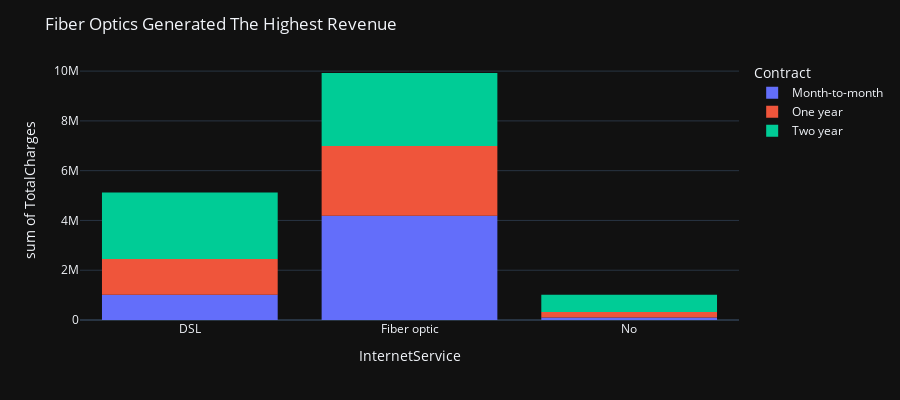

This figure's notebook cell:
### Code cell
fig = px.histogram(viz_data, x = "InternetService",y = "TotalCharges",  color = "Contract",
             height = 400, hover_data = ['tenure'], template='plotly_dark')
fig.update_layout(
    title_text='Fiber Optics Generated The Highest Revenue')
fig.show()

### Figure 1 — Plotly figure (JSON) as saved in the notebook; plotly's stock layout.template omitted (floating-point values rounded to 4 significant figures; data arrays with more than 128 entries replaced by an {"elided": "..."} marker saying what was removed)
{"data": [{"alignmentgroup": "True", "bingroup": "x", "histfunc": "sum", "hovertemplate": "Contract=Month-to-month<br>InternetService=%{x}<br>sum of TotalCharges=%{y}<extra></extra>", "legendgroup": "Month-to-month", "marker": {"color": "#636efa", "pattern": {"shape": ""}}, "name": "Month-to-month", "offsetgroup": "Month-to-month", "orientation": "v", "showlegend": true, "type": "histogram", "x": {"elided": "3875 str values"}, "xaxis": "x", "y": {"elided": "3875 float values"}, "yaxis": "y"}, {"alignmentgroup": "True", "bingroup": "x", "histfunc": "sum", "hovertemplate": "Contract=One year<br>InternetService=%{x}<br>sum of TotalCharges=%{y}<extra></extra>", "legendgroup": "One year", "marker": {"color": "#EF553B", "pattern": {"shape": ""}}, "name": "One year", "offsetgroup": "One year", "orientation": "v", "showlegend": true, "type": "histogram", "x": {"elided": "1472 str values"}, "xaxis": "x", "y": {"elided": "1472 float values"}, "yaxis": "y"}, {"alignmentgroup": "True", "bingroup": "x", "histfunc": "sum", "hovertemplate": "Contract=Two year<br>InternetService=%{x}<br>sum of TotalCharges=%{y}<extra></extra>", "legendgroup": "Two year", "marker": {"color": "#00cc96", "pattern": {"shape": ""}}, "name": "Two year", "offsetgroup": "Two year", "orientation": "v", "showlegend": true, "type": "histogram", "x": {"elided": "1685 str values"}, "xaxis": "x", "y": {"elided": "1685 float values"}, "yaxis": "y"}], "layout": {"barmode": "relative", "height": 400, "legend": {"title": {"text": "Contract"}, "tracegroupgap": 0}, "margin": {"t": 60}, "title": {"text": "Fiber Optics Generated The Highest Revenue"}, "xaxis": {"anchor": "y", "domain": [0, 1], "title": {"text": "InternetService"}}, "yaxis": {"anchor": "x", "domain": [0, 1], "title": {"text": "sum of TotalCharges"}}}}
